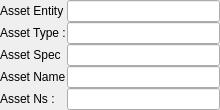
<?xml version="1.0" encoding="UTF-8"?>
<ui version="4.0">
 <class>wgDataAssetCasting</class>
 <widget class="QWidget" name="wgDataAssetCasting">
  <property name="geometry">
   <rect>
    <x>0</x>
    <y>0</y>
    <width>220</width>
    <height>110</height>
   </rect>
  </property>
  <property name="windowTitle">
   <string>Asset Casting</string>
  </property>
  <layout class="QGridLayout" name="gridLayout">
   <property name="verticalSpacing">
    <number>0</number>
   </property>
   <property name="margin">
    <number>0</number>
   </property>
   <item row="0" column="0">
    <layout class="QHBoxLayout" name="hlAssetEntity">
     <property name="spacing">
      <number>2</number>
     </property>
     <item>
      <widget class="QLabel" name="lAssetEntity">
       <property name="minimumSize">
        <size>
         <width>65</width>
         <height>0</height>
        </size>
       </property>
       <property name="maximumSize">
        <size>
         <width>65</width>
         <height>16777215</height>
        </size>
       </property>
       <property name="text">
        <string>Asset Entity :</string>
       </property>
      </widget>
     </item>
     <item>
      <widget class="QLineEdit" name="leAssetEntity">
       <property name="text">
        <string/>
       </property>
       <property name="frame">
        <bool>true</bool>
       </property>
       <property name="readOnly">
        <bool>true</bool>
       </property>
      </widget>
     </item>
    </layout>
   </item>
   <item row="1" column="0">
    <layout class="QHBoxLayout" name="hlAssetType">
     <property name="spacing">
      <number>2</number>
     </property>
     <item>
      <widget class="QLabel" name="lAssetType">
       <property name="minimumSize">
        <size>
         <width>65</width>
         <height>0</height>
        </size>
       </property>
       <property name="maximumSize">
        <size>
         <width>65</width>
         <height>16777215</height>
        </size>
       </property>
       <property name="text">
        <string>Asset Type :</string>
       </property>
      </widget>
     </item>
     <item>
      <widget class="QLineEdit" name="leAssetType">
       <property name="text">
        <string/>
       </property>
       <property name="frame">
        <bool>true</bool>
       </property>
       <property name="readOnly">
        <bool>true</bool>
       </property>
      </widget>
     </item>
    </layout>
   </item>
   <item row="2" column="0">
    <layout class="QHBoxLayout" name="hlAssetSpec">
     <property name="spacing">
      <number>2</number>
     </property>
     <item>
      <widget class="QLabel" name="lAssetSpec">
       <property name="minimumSize">
        <size>
         <width>65</width>
         <height>0</height>
        </size>
       </property>
       <property name="maximumSize">
        <size>
         <width>65</width>
         <height>16777215</height>
        </size>
       </property>
       <property name="text">
        <string>Asset Spec :</string>
       </property>
      </widget>
     </item>
     <item>
      <widget class="QLineEdit" name="leAssetSpec">
       <property name="text">
        <string/>
       </property>
       <property name="frame">
        <bool>true</bool>
       </property>
       <property name="readOnly">
        <bool>true</bool>
       </property>
      </widget>
     </item>
    </layout>
   </item>
   <item row="3" column="0">
    <layout class="QHBoxLayout" name="hlAssetName">
     <property name="spacing">
      <number>2</number>
     </property>
     <item>
      <widget class="QLabel" name="lAssetName">
       <property name="minimumSize">
        <size>
         <width>65</width>
         <height>0</height>
        </size>
       </property>
       <property name="maximumSize">
        <size>
         <width>65</width>
         <height>16777215</height>
        </size>
       </property>
       <property name="text">
        <string>Asset Name :</string>
       </property>
      </widget>
     </item>
     <item>
      <widget class="QLineEdit" name="leAssetName">
       <property name="text">
        <string/>
       </property>
       <property name="frame">
        <bool>true</bool>
       </property>
       <property name="readOnly">
        <bool>true</bool>
       </property>
      </widget>
     </item>
    </layout>
   </item>
   <item row="4" column="0">
    <layout class="QHBoxLayout" name="hlNamespace">
     <property name="spacing">
      <number>2</number>
     </property>
     <item>
      <widget class="QLabel" name="lNamespace">
       <property name="minimumSize">
        <size>
         <width>65</width>
         <height>0</height>
        </size>
       </property>
       <property name="maximumSize">
        <size>
         <width>65</width>
         <height>16777215</height>
        </size>
       </property>
       <property name="text">
        <string>Asset Ns :</string>
       </property>
      </widget>
     </item>
     <item>
      <widget class="QLineEdit" name="leNamespace">
       <property name="text">
        <string/>
       </property>
       <property name="frame">
        <bool>true</bool>
       </property>
       <property name="readOnly">
        <bool>true</bool>
       </property>
      </widget>
     </item>
    </layout>
   </item>
  </layout>
 </widget>
 <resources/>
 <connections/>
</ui>
